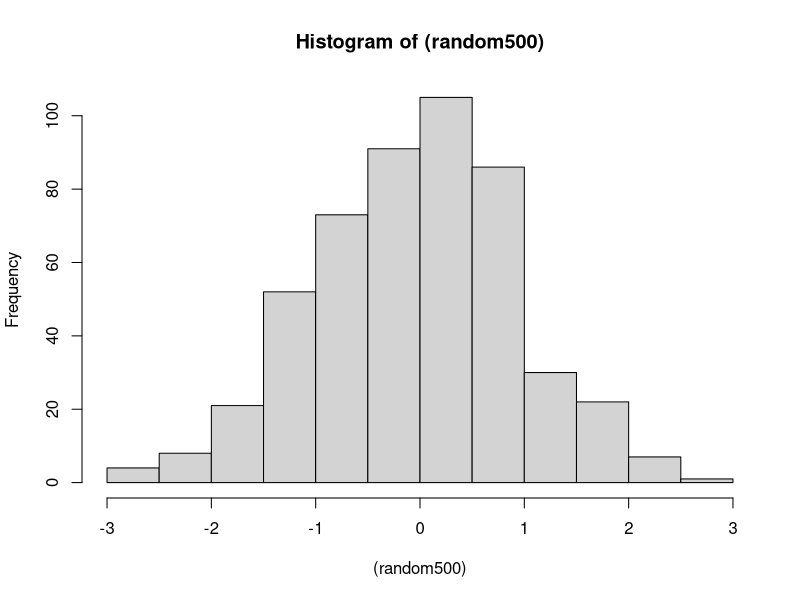

The R script that drew this image:
# Problem (A)



X1 =3
X2=-4

Y1=2
Y2=100

#slope
b = (Y1-Y2)/(X1-X2)

# intercept
a = ((Y2*X1) - (Y1*X2))  / (X1-X2)

a
b
# correct
# Problem (B)

X1 = 0
X2 = -11

Y1 = -2
Y2 = -100

#slope
b = (Y1-Y2)/(X1-X2)

# intercept
a = ((Y2*X1) - (Y1*X2))  / (X1-X2)

a
b

# correct


# Problem (C)

random500= rnorm(500)
hist((random500))
summary(random500)

# Problem (D)
# Verify that the average of tildeX equals 0 (up to numerical precision).
#Hint 1: Recall the command result <- X + 1 in intro.R.
#It performs an operation (adding one) on each element of X, and places the result in the variable result.

X = rnorm(20)
X

meanX = mean(X)

tildeX = X - meanX
tildeX
mean(tildeX)
# indeed tildeX is equals to zero

mean(tildeX) < .0001



#  Problem (E)
X = rnorm(20)

mean(X)
sd(X)

tildeX = (X - mean(X)) / (sd(X))


mean(tildeX) < .0001
# indeed smaller than .0001, we can conclude it is zero.


# Problem  (F)

X = rnorm(20)*10^10

mean(X)
sd(X)

tildeX = (X - mean(X)) / (sd(X))


mean(tildeX) < .0001
# indeed smaller than .0001, even if we repeat it with 10¨^10 times, we can conclude it is zero.

# Problem (G)


n  = 15
x = -0.5

series = x^(0:n)

1-x^(n+1)/(x-1)

series
sum(series)











